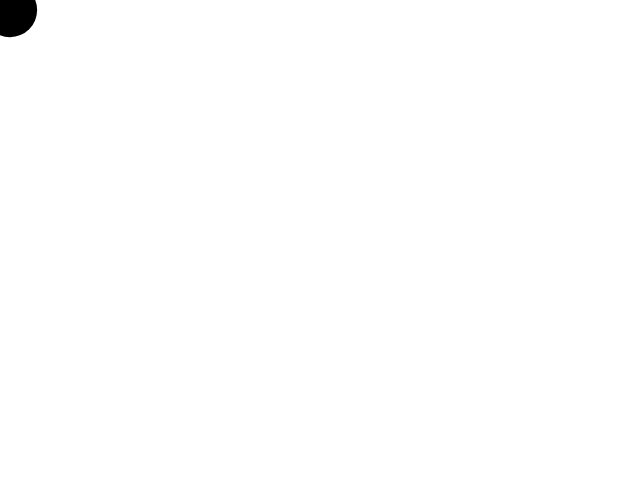
Frame 1 (no input)
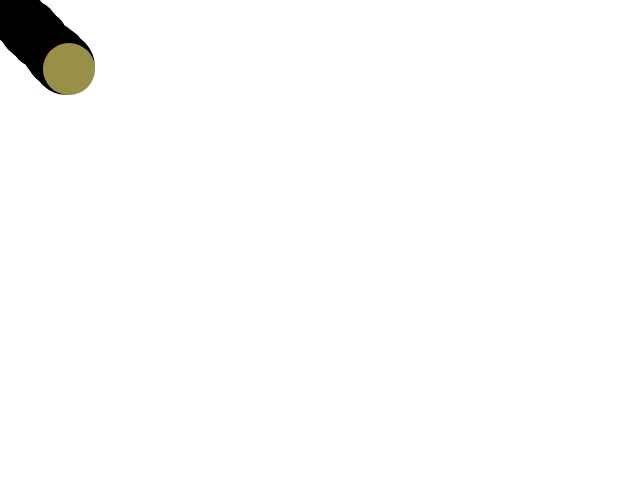
Frame 60 (no input)
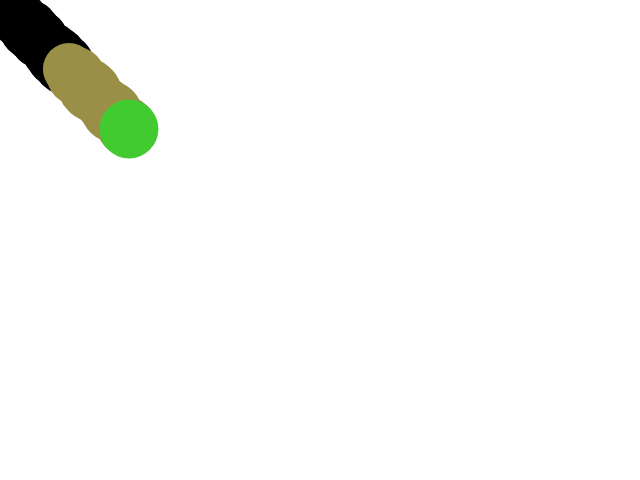
Frame 120 (the mouse pressed at the canvas centre since frame 60)

The p5.js sketch that drew these frames (run headless with seeded random() and noise() and a simulated clock; from frame 60 on, the mouse is pressed at the canvas centre):

// p5.js sketch
// ── sketch.js
// animation

var x = 10;
var y = 10;

var r = 0, g = 0, b = 0;

function setup() { 
   createCanvas(640, 480);
    noStroke();
}

function draw() {
    //background(200);
    
    if (frameCount % 60 == 0) {
        r = random(0, 255);
        g = random(0, 255);
        b = random(0, 255);
    }
    
    fill(r, g, b);
    
    if (frameCount < 60*5) {
        ellipse(x, y, random(40, 60));
    } else {
        rect(x, y, random(10, 60), random(10, 40));   
    }
    
    x += 1;

    if (x > width) {
        x = 0;
    }
    
    if (x > width/2) {
        y--;
    } else {
        y++;
    }
}

// ── transform.html
<!doctype html>
<html>
<head>
    <title>MMP 210 Classwork</title>
    <meta charset="utf-8">
    <link href="../style.css" rel="stylesheet" type="text/css">
</head>
<body>
    <div id="container">
        <h2>Transforms</h2>
        <a href="../index.html">Home</a>
    </div>
    
    <script src="../p5.min.js"></script>
    <script src="transform.js"></script>
</body>
</html>
